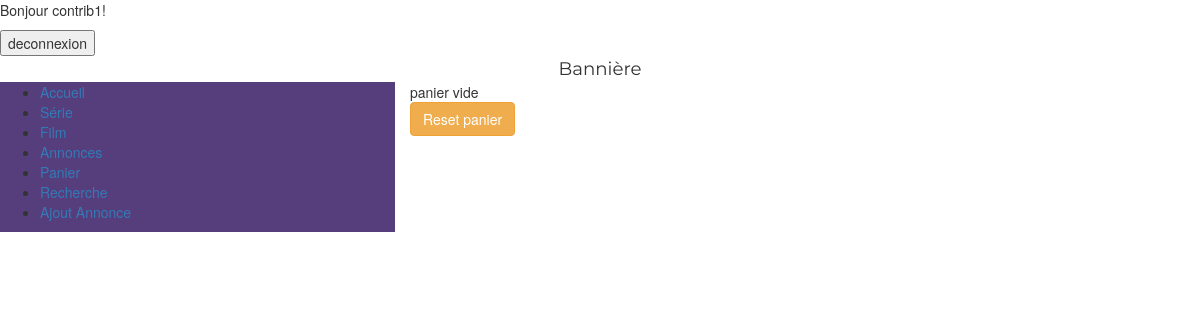
Screenshot of /wikiventefilm/panier.php (signed in) with the database file from the repository.
### tables this page shows
CREATE TABLE `meta_menu` (
  `nom` varchar(255) NOT NULL,
  `lien` varchar(255) NOT NULL,
  `id` int(11) NOT NULL
);

### wikiventefilm/menu.php (the view)
<?php
	 	include 'connectdb.php' ;
		$sql = "SELECT nom, lien, id FROM meta_menu";
		$resultat = mysqli_query($conn, $sql);
		if (isset($_SESSION["login"]) && isset($_SESSION["type"]))
		{
			if ($_SESSION["type"] == "moderateur")
				$user = 2;
			else
				$user = 1;
		}
		else
		{
			$user = 0;
		}
?>
		<?php
    echo "<ul>";
        if (mysqli_num_rows($resultat) > 0)
        {
          while($row = mysqli_fetch_assoc($resultat))
          {
						if(($row["nom"]!="moderation" AND $row["nom"]!="Ajout Annonce") || ($row["nom"]=="moderation" && $user==2 ) || ($row["nom"]=="Ajout Annonce" && $user>=1 ))
						{
	            echo "
		            <li>
	                <a href='".$row["lien"]."''> ".$row["nom"]." </a>
		            </li>
	            ";
						}
          }
        }
        else
        {
            echo "aucun resultats";
        }
      echo " </ul>";
     ?>

### rows the page displays
meta_menu: nom "Accueil"
meta_menu: nom "Série"
meta_menu: nom "Film"
meta_menu: nom "Annonces"
meta_menu: nom "Panier"
meta_menu: nom "Recherche"
meta_menu: nom "Ajout Annonce"

### other values shown
$_SESSION["login"] "contrib1"
